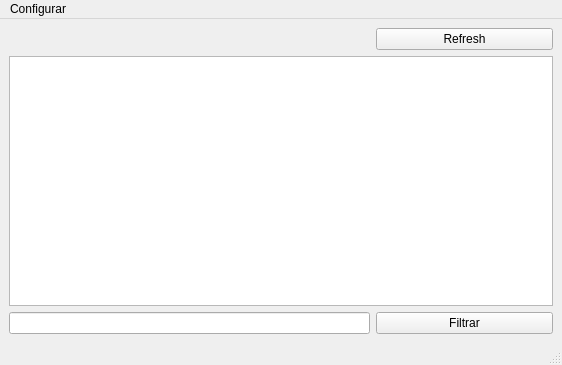
<?xml version="1.0" encoding="UTF-8"?>
<ui version="4.0">
 <class>MainWindow</class>
 <widget class="QMainWindow" name="MainWindow">
  <property name="geometry">
   <rect>
    <x>0</x>
    <y>0</y>
    <width>562</width>
    <height>365</height>
   </rect>
  </property>
  <property name="windowTitle">
   <string>MainWindow</string>
  </property>
  <widget class="QWidget" name="centralwidget">
   <layout class="QGridLayout" name="gridLayout">
    <item row="3" column="0" colspan="2">
     <widget class="QLineEdit" name="lineEdit"/>
    </item>
    <item row="3" column="2">
     <widget class="QPushButton" name="pushButton_2">
      <property name="text">
       <string>Filtrar</string>
      </property>
     </widget>
    </item>
    <item row="2" column="0" colspan="3">
     <widget class="QTableView" name="tableView"/>
    </item>
    <item row="0" column="2">
     <widget class="QPushButton" name="pushButton">
      <property name="text">
       <string>Refresh</string>
      </property>
     </widget>
    </item>
   </layout>
  </widget>
  <widget class="QStatusBar" name="statusbar"/>
  <widget class="QMenuBar" name="menubar">
   <property name="geometry">
    <rect>
     <x>0</x>
     <y>0</y>
     <width>562</width>
     <height>21</height>
    </rect>
   </property>
   <widget class="QMenu" name="menuConfigurar">
    <property name="title">
     <string>Configurar</string>
    </property>
    <addaction name="actionPropiedades"/>
   </widget>
   <addaction name="menuConfigurar"/>
  </widget>
  <action name="actionPropiedades">
   <property name="text">
    <string>Propiedades</string>
   </property>
  </action>
 </widget>
 <resources/>
 <connections/>
</ui>
